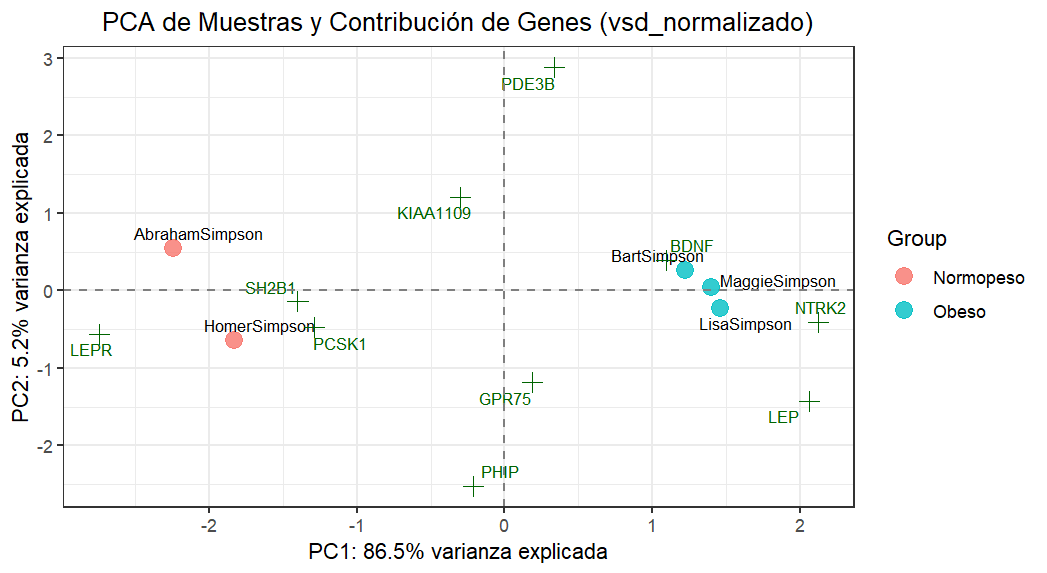

Here is the R script that generated this plot:
# Instalar los paquetes si no los tienes (descomentar si es necesario)
# install.packages("ggplot2")
# install.packages("dplyr")
# install.packages("ggrepel")

# Cargar librerías
library(ggplot2)
library(dplyr)
library(ggrepel)

# 1. CARGAR Y PREPARAR DATOS

# Leer el archivo, usando la primera columna como nombres de fila (genes)
vsd_data <- read.csv("vsd_normalizado.csv", row.names = 1)

# Transponer la matriz: PCA se realiza sobre las muestras (filas) y genes (columnas)
vsd_t <- t(vsd_data)

# -------------------------------------------------------------------
# 2. DEFINIR LA AGRUPACIÓN (¡AJUSTA ESTO A TUS METADATOS!)

sample_group <- data.frame(
  Sample = rownames(vsd_t),
  Group = factor(c("Normopeso", "Normopeso", "Obeso", "Obeso", "Obeso"))
)

# -------------------------------------------------------------------
# 3. REALIZAR EL PCA

pca_result <- prcomp(vsd_t, center = TRUE, scale. = FALSE)

# 4. PREPARAR DATOS PARA EL GRÁFICO

# A) Datos de Muestras (Scores)
pca_scores <- as.data.frame(pca_result$x)
pca_scores$Sample <- rownames(pca_scores)
pca_plot_data <- pca_scores %>%
  left_join(sample_group, by = "Sample")

# B) Datos de Cargas de Genes (Loadings/Rotations)
gene_loadings <- as.data.frame(pca_result$rotation)
gene_loadings$GeneName <- rownames(gene_loadings)

# 5. IDENTIFICAR LOS GENES MÁS CONTRIBUYENTES
# Para saber qué genes etiquetar, seleccionamos los que tienen mayor impacto en PC1 y PC2.
# Usamos la suma de las contribuciones al cuadrado a PC1 y PC2.
gene_loadings$Contribution <- gene_loadings$PC1^2 + gene_loadings$PC2^2

# Seleccionar los 10 genes con mayor contribución total
top_genes_for_plot <- gene_loadings %>%
  arrange(desc(Contribution)) %>%
  head(10)

# Calcular la varianza explicada por PC1 y PC2
percentVar <- round(100 * pca_result$sdev^2 / sum(pca_result$sdev^2), 1)

# 6. GENERAR EL PCA PLOT (Muestras + Etiquetas de Genes)

pca_plot_with_genes <- ggplot() +
  
  # 1. Puntos de Muestras (Muestras como puntos grandes, coloreadas por grupo)
  geom_point(data = pca_plot_data, aes(x = PC1, y = PC2, color = Group), size = 4, alpha = 0.8) +
  # 2. Etiquetas de Muestras
  geom_text_repel(data = pca_plot_data, aes(x = PC1, y = PC2, label = Sample), color = "black", size = 3) +
  
  # 3. Etiquetas de Genes (Los 10 más contribuyentes)
  # Usamos un punto 'x' o '+' para distinguir las genes de las muestras
  geom_point(data = top_genes_for_plot, aes(x = PC1*5, y = PC2*5), shape = 3, size = 3, color = "darkgreen") +
  # Nota: Multiplicamos por 5 las coordenadas del gen para escalarlas y que aparezcan en el mismo rango visual que las muestras.
  geom_text_repel(data = top_genes_for_plot, 
                  aes(x = PC1*5, y = PC2*5, label = GeneName), 
                  color = "darkgreen", 
                  size = 3, 
                  max.overlaps = 50) +
  
  # 4. Líneas de los ejes (opcional)
  geom_hline(yintercept = 0, linetype = "dashed", color = "grey50") +
  geom_vline(xintercept = 0, linetype = "dashed", color = "grey50") +
  
  # 5. Etiquetas y Título
  xlab(paste0("PC1: ", percentVar[1], "% varianza explicada")) +
  ylab(paste0("PC2: ", percentVar[2], "% varianza explicada")) +
  ggtitle("PCA de Muestras y Contribución de Genes (vsd_normalizado)") +
  
  # Temas y formato
  theme_bw() +
  theme(plot.title = element_text(hjust = 0.5))

# Mostrar el gráfico
print(pca_plot_with_genes)

ggsave("PCA2_vsd_normalizado.png", plot = pca_plot, width = 8, height = 7)
